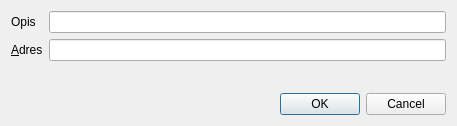
<?xml version="1.0" encoding="UTF-8"?>
<ui version="4.0">
 <class>EditAddressDialog</class>
 <widget class="QDialog" name="EditAddressDialog">
  <property name="geometry">
   <rect>
    <x>0</x>
    <y>0</y>
    <width>457</width>
    <height>126</height>
   </rect>
  </property>
  <property name="windowTitle">
   <string>Edit Address</string>
  </property>
  <layout class="QVBoxLayout" name="verticalLayout">
   <item>
    <layout class="QFormLayout" name="formLayout">
     <property name="fieldGrowthPolicy">
      <enum>QFormLayout::AllNonFixedFieldsGrow</enum>
     </property>
     <item row="0" column="0">
      <widget class="QLabel" name="label">
       <property name="text">
        <string>Opis</string>
       </property>
       <property name="buddy">
        <cstring>labelEdit</cstring>
       </property>
      </widget>
     </item>
     <item row="0" column="1">
      <widget class="QLineEdit" name="labelEdit">
       <property name="toolTip">
        <string>The label associated with this address book entry</string>
       </property>
      </widget>
     </item>
     <item row="1" column="0">
      <widget class="QLabel" name="label_2">
       <property name="text">
        <string>&amp;Adres</string>
       </property>
       <property name="buddy">
        <cstring>addressEdit</cstring>
       </property>
      </widget>
     </item>
     <item row="1" column="1">
      <widget class="QLineEdit" name="addressEdit">
       <property name="toolTip">
        <string>The address associated with this address book entry. This can only be modified for sending addresses.</string>
       </property>
      </widget>
     </item>
    </layout>
   </item>
   <item>
    <widget class="QDialogButtonBox" name="buttonBox">
     <property name="orientation">
      <enum>Qt::Horizontal</enum>
     </property>
     <property name="standardButtons">
      <set>QDialogButtonBox::Cancel|QDialogButtonBox::Ok</set>
     </property>
    </widget>
   </item>
  </layout>
 </widget>
 <resources/>
 <connections>
  <connection>
   <sender>buttonBox</sender>
   <signal>accepted()</signal>
   <receiver>EditAddressDialog</receiver>
   <slot>accept()</slot>
   <hints>
    <hint type="sourcelabel">
     <x>248</x>
     <y>254</y>
    </hint>
    <hint type="destinationlabel">
     <x>157</x>
     <y>274</y>
    </hint>
   </hints>
  </connection>
  <connection>
   <sender>buttonBox</sender>
   <signal>rejected()</signal>
   <receiver>EditAddressDialog</receiver>
   <slot>reject()</slot>
   <hints>
    <hint type="sourcelabel">
     <x>316</x>
     <y>260</y>
    </hint>
    <hint type="destinationlabel">
     <x>286</x>
     <y>274</y>
    </hint>
   </hints>
  </connection>
 </connections>
</ui>
